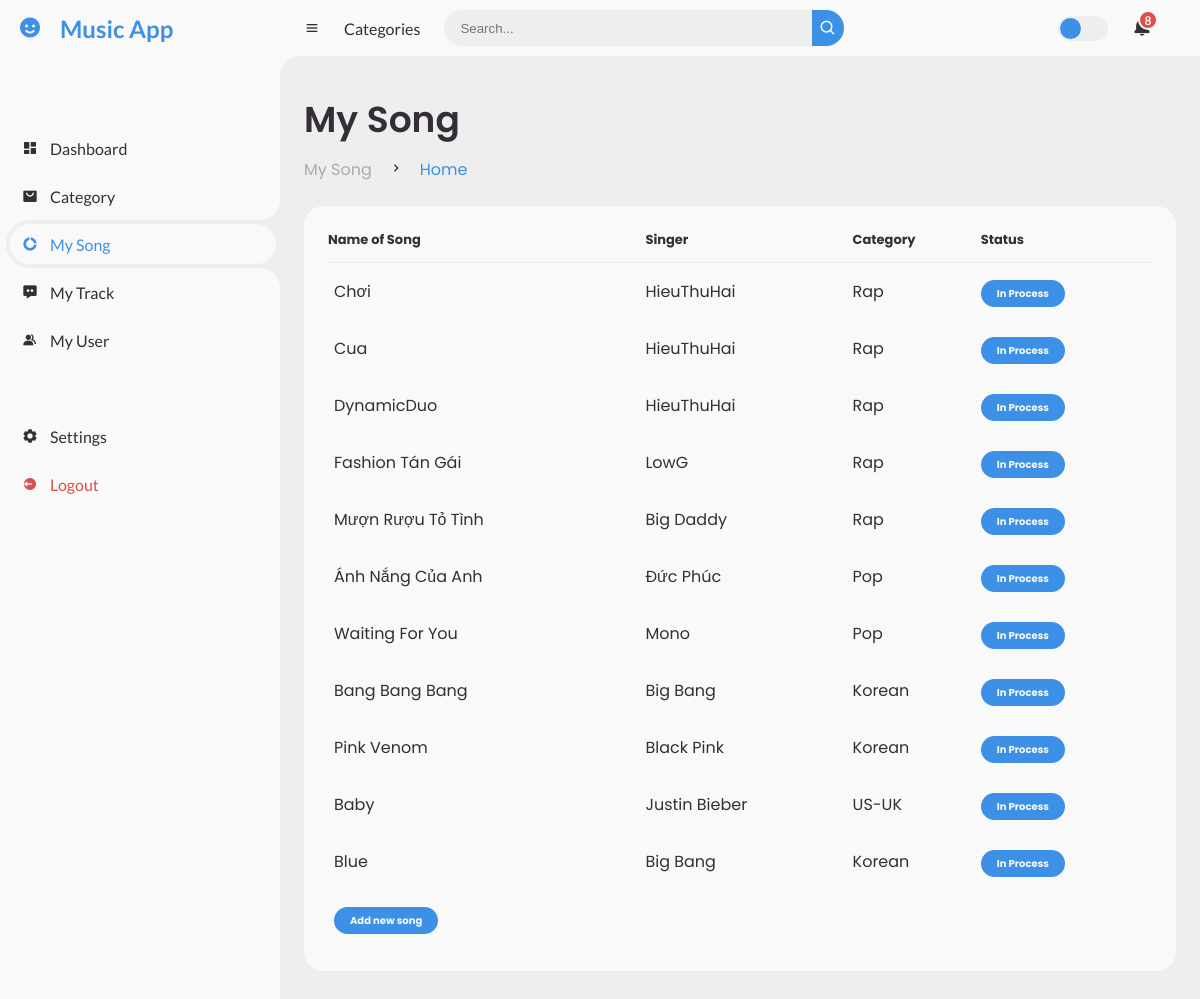
/Admin/Views/Song.php, run on the app's committed database.
### tables this page shows
CREATE TABLE `song` (
  `SongID` int(11) NOT NULL,
  `Name` varchar(255) NOT NULL,
  `Path` varchar(255) NOT NULL,
  `Image` varchar(255) NOT NULL,
  `Singer` varchar(255) NOT NULL,
  `Category` varchar(255) NOT NULL
);

### Admin/Views/Song.php (the view, shortened to what this page needs)
<!DOCTYPE html>
<html lang="en">
<head>
	<link href='https://unpkg.com/boxicons@2.0.9/css/boxicons.min.css' rel='stylesheet'>
	<link rel="stylesheet" href="../assets/style.css">
</head>
<body>
	<section id="sidebar">
		<a href="#" class="brand">
			<i class='bx bxs-smile'></i>
			<span class="text">Music App</span>
		</a>
		<ul class="side-menu top">
			<li>
				<a href="../index.php">
					<i class='bx bxs-dashboard' ></i>
					<span class="text">Dashboard</span>
				</a>
			</li>
			<li>
				<a href="./Category.php">
					<i class='bx bxs-shopping-bag-alt' ></i>
					<span class="text">Category</span>
				</a>
			</li>
			<li class="active">
				<a href="./Song.php">
					<i class='bx bxs-doughnut-chart' ></i>
					<span class="text">My Song</span>
				</a>
			</li>
			<li>
				<a href="./Track.php">
					<i class='bx bxs-message-dots' ></i>
					<span class="text">My Track</span>
				</a>
			</li>
			<li>
				<a href="./Profile.php">
					<i class='bx bxs-group' ></i>
					<span class="text">My User</span>
				</a>
			</li>
		</ul>
		<ul class="side-menu">
			<li>
				<a href="#">
					<i class='bx bxs-cog' ></i>
					<span class="text">Settings</span>
				</a>
			</li>
			<li>
				<a href="../logout.php" class="logout">
					<i class='bx bxs-log-out-circle' ></i>
					<span class="text">Logout</span>
				</a>
			</li>
		</ul>
	</section>
	<section id="content">
		<nav>
			<i class='bx bx-menu' ></i>
			<a href="#" class="nav-link">Categories</a>
			<form action="#">
				<div class="form-input">
					<input type="search" placeholder="Search...">
					<button type="submit" class="search-btn"><i class='bx bx-search' ></i></button>
				</div>
			</form>
			<label for="switch-mode" class="switch-mode"></label>
			<a href="#" class="notification">
				<span class="num">8</span>
			</a>
		</nav>
		<main>
			<div class="head-title">
				<div class="left">
					<h1>My Song</h1>
					<ul class="breadcrumb">
						<li>
							<a href="#">My Song</a>
						</li>
						<li><i class='bx bx-chevron-right' ></i></li>
						<li>
							<a class="active" href="#">Home</a>
						</li>
					</ul>
				</div>
			</div>
			<div class="table-data">
				<div class="order">
					<table>
						<thead>
							<tr>
								<th>Name of Song</th>
								<th>Singer</th>
								<th>Category</th>
								<th>Status</th>
							</tr>
						</thead>
						<?php
							include "../db_con.php";
							$sql="SELECT * from song";
							$result=$conn-> query($sql);
							if ($result-> num_rows > 0){
								while ($row=$result-> fetch_assoc()) {
						?>
						<tbody>
							<tr>
								<td><?=$row["Name"]?></td>
								<td><p><?=$row["Singer"]?></p></td>
								<td><p><?=$row["Category"]?></p></td>
								<td><span class="status completed">In Process</span></td>
							</tr>
							<?php
								}
							}
						?>
                            <tr>
                                <td><a href= "./AddSong.php"><span class="status completed">Add new song</span></a></td>
                            </tr>
						</tbody>
					</table>
				</div>
			</div>
		</main>
	</section>
</body>
</html>

### data on the page
song: Name "Chơi", Singer "HieuThuHai", Category "Rap"
song: Name "Cua", Singer "HieuThuHai", Category "Rap"
song: Name "DynamicDuo", Singer "HieuThuHai", Category "Rap"
song: Name "Fashion Tán Gái", Singer "LowG", Category "Rap"
song: Name "Mượn Rượu Tỏ Tình", Singer "Big Daddy", Category "Rap"
song: Name "Ánh Nắng Của Anh", Singer "Đức Phúc", Category "Pop"
song: Name "Waiting For You", Singer "Mono", Category "Pop"
song: Name "Bang Bang Bang", Singer "Big Bang", Category "Korean"
song: Name "Pink Venom", Singer "Black Pink", Category "Korean"
song: Name "Baby", Singer "Justin Bieber", Category "US-UK"
song: Name "Blue", Singer "Big Bang", Category "Korean"
